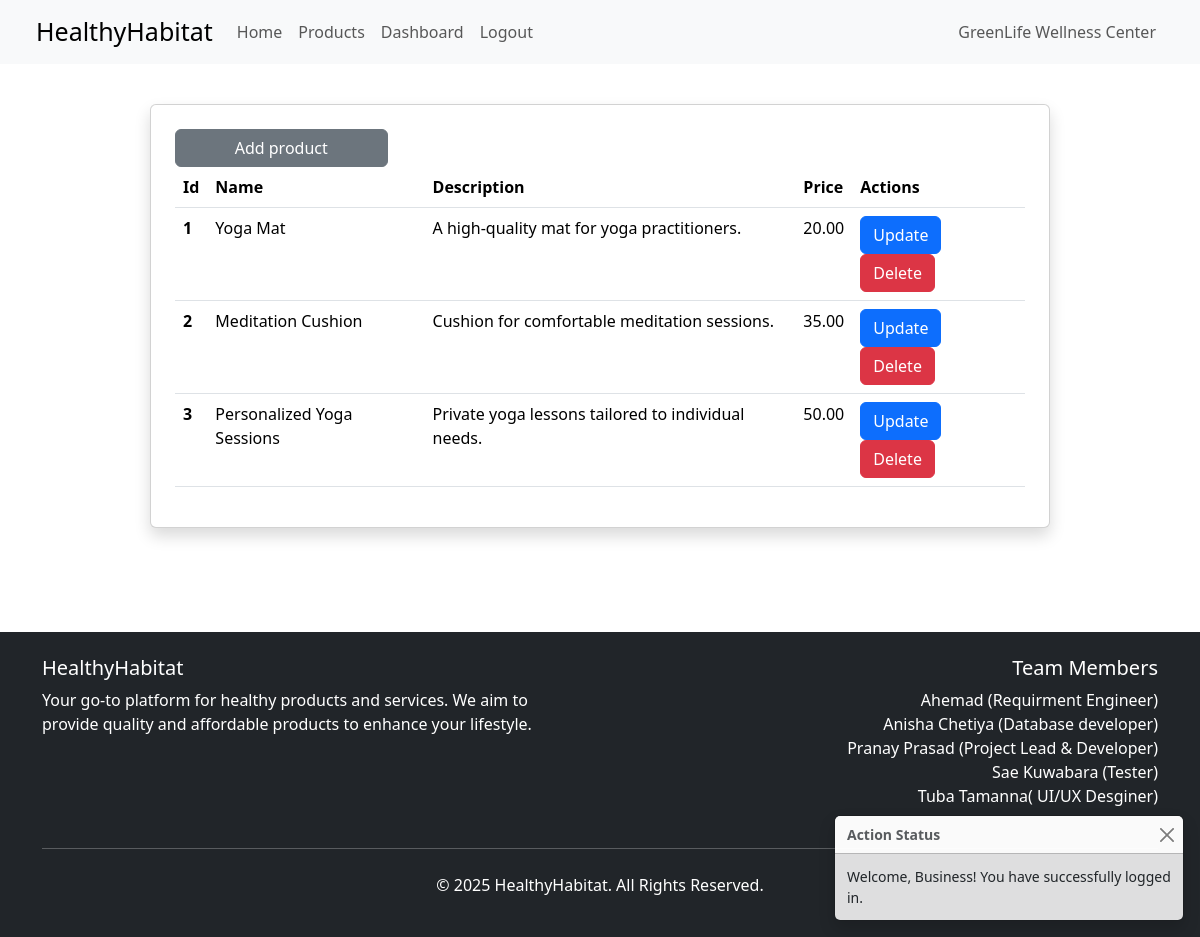
The app's page /business/dashboard.php (signed in) with its own data.
### tables this page shows
CREATE TABLE product (
    product_id INT PRIMARY KEY AUTO_INCREMENT,
    product_name VARCHAR(255) NOT NULL UNIQUE,
    product_desc TEXT,
    quantity INT NOT NULL,
    health_benefits TEXT,
    product_price DECIMAL(10,2) NOT NULL,
    business_id INT NOT NULL,
    product_likes INT DEFAULT 0,
    product_type ENUM('product', 'service') NOT NULL,
    FOREIGN KEY (business_id) REFERENCES business(business_id)
);

### business/dashboard.php (the view, shortened to what this page needs)
<?php
include("../navbar.php");
include("../db.php");
if (isset($_SESSION['message'])) {
    echo '
    <div class="toast-container position-fixed bottom-0 end-0 p-3">
        <div id="messageToast" class="toast fade show" role="alert" aria-live="assertive" aria-atomic="true">
            <div class="toast-header">
                <strong class="me-auto">Action Status</strong>
                <button type="button" class="btn-close" data-bs-dismiss="toast" aria-label="Close"></button>
            </div>
            <div class="toast-body">
                ' . $_SESSION['message'] . '
            </div>
        </div>
    </div>';
}
$b_id = $_SESSION["b_id"];
$fetch_products = "SELECT * FROM product p WHERE p.business_id = ?";
$stmt = mysqli_prepare($conn, $fetch_products);
mysqli_stmt_bind_param($stmt, "i", $b_id);
mysqli_stmt_execute($stmt);
$result = mysqli_stmt_get_result($stmt);
?>
<div class="d-flex justify-content-center align-items-start mt-3" style="min-height: 60vh;">
    <div class="w-75 card shadow p-4">
        <?php echo '<a href="/healthy_habitat/crud/add-products.php" class="btn btn-secondary w-25" > Add product</a>'; ?>
        <table class="table">
            <thead>
                <tr>
                    <th scope="col">Id</th>
                    <th scope="col">Name</th>
                    <th scope="col">Description</th>
                    <th scope="col">Price</th>
                    <th scope="col">Actions</th>
                </tr>
            </thead>
            <tbody>
                <?php while ($product_row = mysqli_fetch_assoc($result)) { ?>
                    <tr>
                        <th scope="row"><?php echo htmlspecialchars($product_row['product_id']); ?></th>
                        <td><?php echo htmlspecialchars($product_row["product_name"]); ?></td>
                        <td><?php echo htmlspecialchars($product_row["product_desc"]); ?></td>
                        <td><?php echo htmlspecialchars($product_row["product_price"]); ?></td>
                        <td>
                            <a class="btn btn-primary" href="/healthy_habitat/crud/update-product.php?product_id=<?php echo $product_row['product_id']; ?>"> Update</a>
                            <button class="btn btn-danger" data-bs-toggle="modal" data-bs-target="#deleteModal" data-product-id="<?php echo $product_row['product_id']; ?>"> Delete</button>
                        </td>
                    </tr>
                <?php } ?>
            </tbody>
        </table>
    </div>
</div>
<?php
include("../footer.php");
?>

### records on screen
product: product_id "1", product_name "Yoga Mat", product_desc "A high-quality mat for yoga practitioners.", product_price "20.00"
product: product_id "2", product_name "Meditation Cushion", product_desc "Cushion for comfortable meditation sessions.", product_price "35.00"
product: product_id "3", product_name "Personalized Yoga Sessions", product_desc "Private yoga lessons tailored to individual needs.", product_price "50.00"

### other values on screen
$user_name "GreenLife Wellness Center"
$_SESSION['message'] "Welcome, Business! You have successfully logged in."
